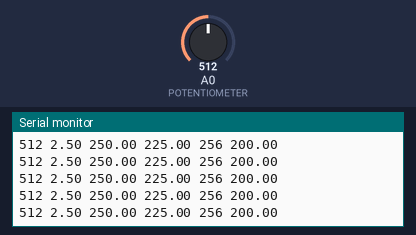
Simulated run of this sketch. Board: Arduino Uno, built with avr-gcc and run on an emulated ATmega328P. Parts: the last lines printed to the serial monitor. The test bench sets the inputs (shaded band); at power-on: A0 (POTENTIOMETER) = 512.

Above: at 1.2 s.
1.3 s: A0 (POTENTIOMETER) set to 270
At 1.33 s:
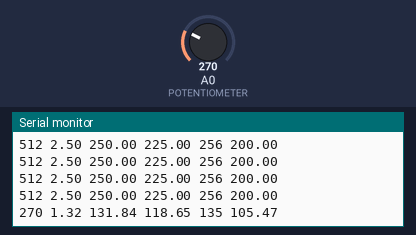
4.3 s: A0 (POTENTIOMETER) set to 238
At 4.3 s:
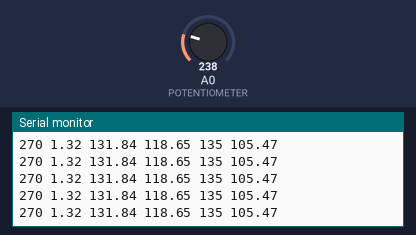
5.8 s: A0 (POTENTIOMETER) set to 213
At 5.83 s:
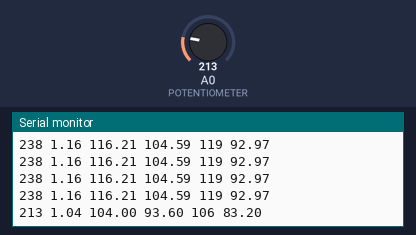
8.8 s: A0 (POTENTIOMETER) set to 193
At 8.89 s:
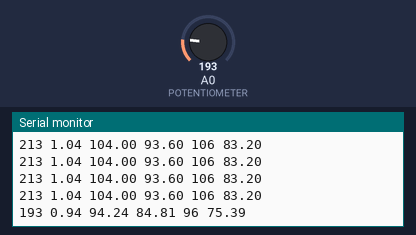
Timing chart, 0 to 11.8 s (numbered marks = the images above; inputs shaded):
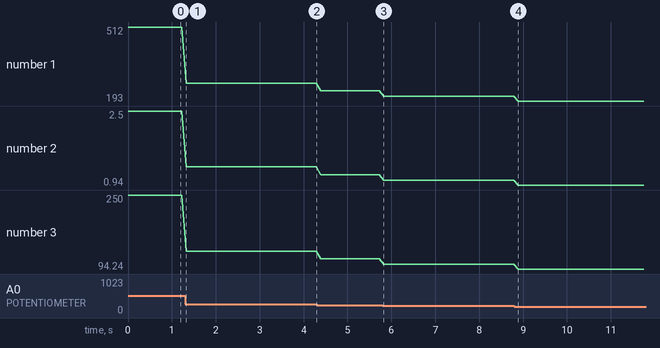

The sketch:

pontenciometro.ino
```cpp
#define POTENTIOMETER A0

int reading = 0;
float voltage = 0.0;

void setup() {
  Serial.begin(9600);

  pinMode(POTENTIOMETER, INPUT);
}

void loop() {
  reading = analogRead(POTENTIOMETER);
  // converte e imprime o valor em tensao eletrica
  voltage = reading * 5.0 / 1024.0;

  Serial.print(reading);
  Serial.print(" ");
  Serial.print(voltage);
  Serial.print(" ");
  Serial.print(voltage * 100);
  Serial.print(" ");
  Serial.print(voltage * 90);
  Serial.print(" ");
  Serial.print(reading/2);
  Serial.print(" ");
  Serial.println(voltage * 80);

  delay(100);
}
```

Measured:
- after the input at 1.3 s, the serial monitor: prints a new line at once (image 1)
- after the input at 5.8 s, the serial monitor: prints a new line at once (image 3)
- after the input at 8.8 s, the serial monitor: prints a new line after 0.09 s (image 4)
- plotted number 1: 512 → 270 after the input at 1.3 s, 270 → 238 after the input at 4.3 s, 238 → 213 after the input at 5.8 s, 213 → 193 after the input at 8.8 s
- plotted number 2: 2.5 → 1.32 after the input at 1.3 s, 1.32 → 1.16 after the input at 4.3 s, 1.16 → 1.04 after the input at 5.8 s, 1.04 → 0.94 after the input at 8.8 s
- plotted number 3: 250 → 131.84 after the input at 1.3 s, 131.84 → 116.21 after the input at 4.3 s, 116.21 → 104 after the input at 5.8 s, 104 → 94.24 after the input at 8.8 s
